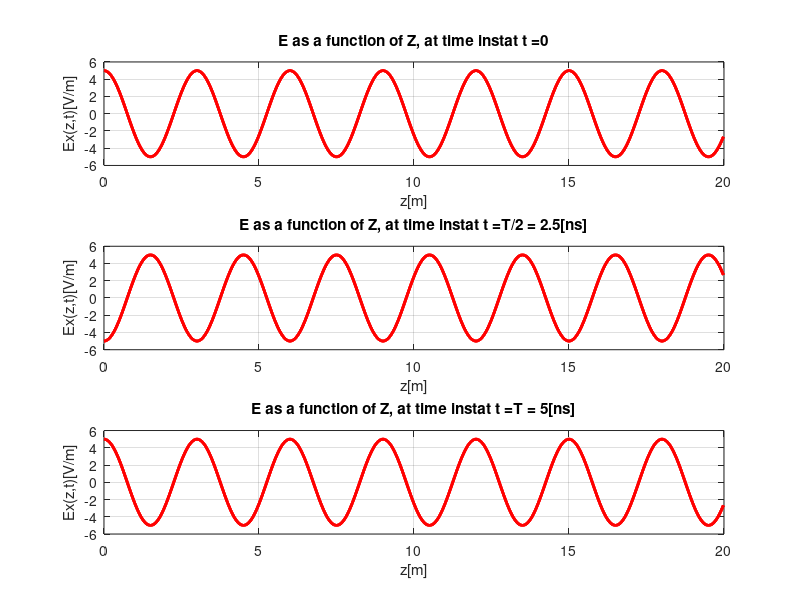

Write the MATLAB code that produced this figure.
% ELEC 4133 HW 1, #5: Functions of Space and Time
% Plots snapshots at 3 time intervals for the E-Field of a 100 [MHz] 
% propagating plane wave as a function of its distance z: [0,20] [m]
% Scott Skrobel   2/4/19

%% Variables:
%  eo       Permitivity of free space [F/m]
%  er       Permitivity [F/m]
%  muo      Permeability of free space [F/m]
%  mur      Permeability [F/m]
%  Em       Electric Field Amplitude [V/m] 
%  f        Frequency 100[MHz]
%  w        Angular frequency [rad/s]
%  B        Phase constant (Beta) [1/m]
%  T        Time Period [s]
%  lambda   Wavelength [m]
%  z        Position

%% Startup 
clear ;           % clears all variables from the current workspace
close all;        % closes all open figures

%% Initialize Variables
eo = 8.8542*10^(-12);
er = 1;
muo = 4*pi*10^(-7);
mur = 1;
Em = 5;
f = 100*10^(6); 
T = 1/f;
w = 2*pi*f;             
B = 2.0944;
lambda = 2*pi/B; 
N=100;
%T = [0 2.5e-9 5e-9]; 
dt = T/2;
dz = lambda/N;

%% Electric Field of a 100 [MHz] 
%  Ex(z,t) = Em*cos(wt - bz) [V/m]\
%  meshgrid transforms the domain specified by vectors z and t 
%    into arrays Z and T
%    The rows of the output array Z are copies of the vector z; 
%    columns of the output array T are copies of the vector T.
[z,t] = meshgrid(0:dz:20,0:dt:T); % Step size dz and dt
E = Em*cos(w.*t-B.*z);
figure(1)
for i = 1:3
    subplot(length(t(:,1)),1,i);
    plot(z, E(i,:),'r','linewidth',2);
    grid on;
    if i == 1;title('E as a function of Z, at time instat t =0');
    end
    
    if i == 2;title('E as a function of Z, at time instat t =T/2 = 2.5[ns]');
    end
    
    if i == 3;title('E as a function of Z, at time instat t =T = 5[ns]');
    end
    ylim([-6 6])
    xlabel('z[m]');
    ylabel('Ex(z,t)[V/m]');
end;